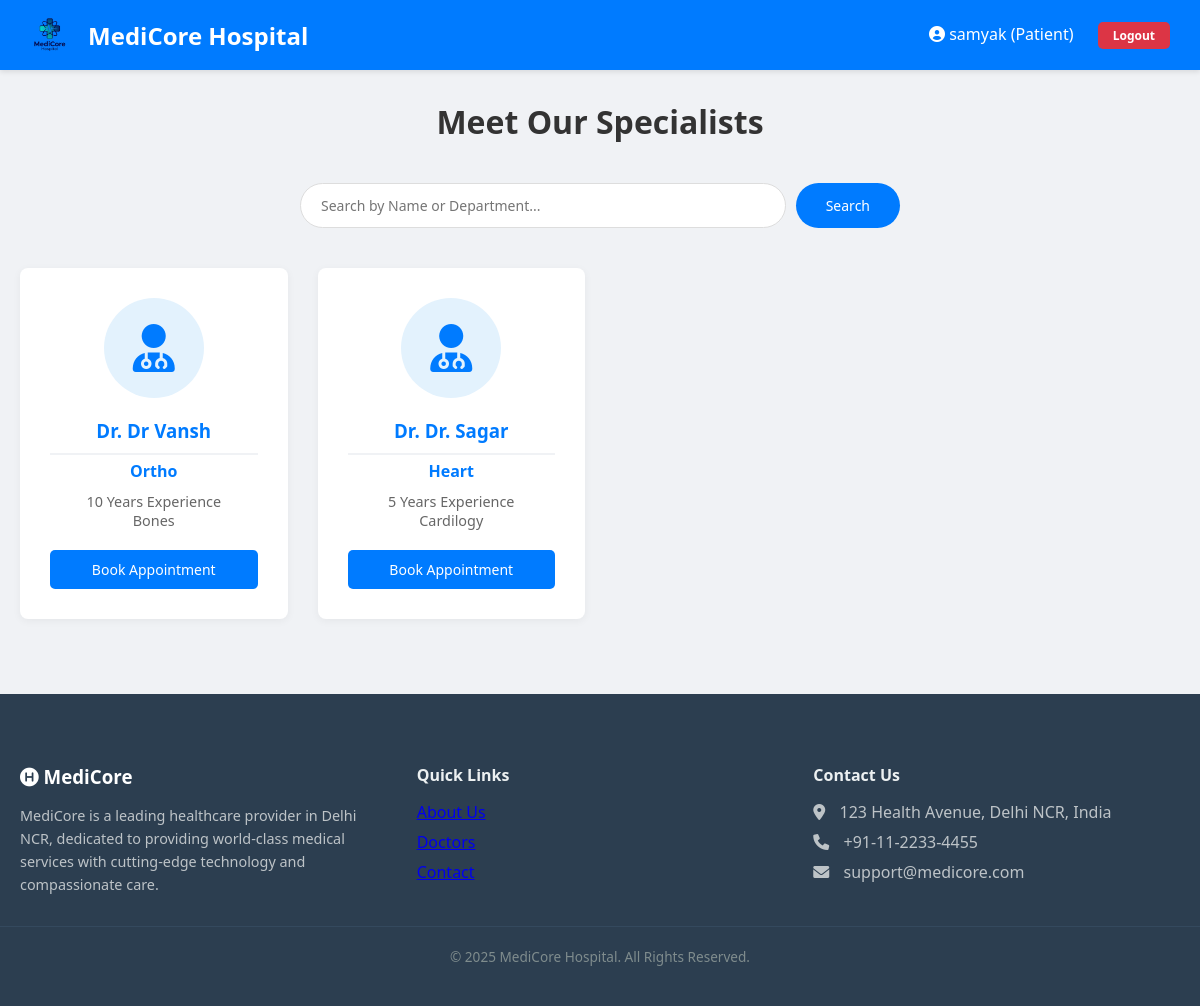
The page /doctors (signed in) on the database its author committed.
### models.py (models this page shows)
class User(UserMixin, db.Model):
    __tablename__ = 'users'
    id = db.Column(db.Integer, primary_key=True)
    username = db.Column(db.String(80), unique=True, nullable=False)
    email = db.Column(db.String(120), unique=True, nullable=False)
    password = db.Column(db.String(200), nullable=False)
    role = db.Column(db.String(50), nullable=False) # 'admin', 'doctor', 'patient'
    doctor_profile = db.relationship('DoctorDetail', back_populates='user', uselist=False)
    appointments = db.relationship('Appointment', foreign_keys='Appointment.patient_id', back_populates='patient')

class DoctorDetail(db.Model):
    __tablename__ = 'doctor_details'
    id = db.Column(db.Integer, primary_key=True)
    user_id = db.Column(db.Integer, db.ForeignKey('users.id'), nullable=False)
    department = db.Column(db.String(100), nullable=False)
    specialization = db.Column(db.String(100)) # From diagram
    experience = db.Column(db.Integer)         # From diagram
    user = db.relationship('User', back_populates='doctor_profile')
    availabilities = db.relationship('Availability', back_populates='doctor')

### app.py (the view)
@app.route('/doctors')
def doctors():
    all_doctors = User.query.filter_by(role='doctor').all()
    return render_template('doctors.html', doctors=all_doctors)

### templates/doctors.html
{% extends "base.html" %}
{% block content %}
<h2 style="text-align: center; margin-bottom: 40px; font-size: 2rem;">Meet Our Specialists</h2>
<div style="max-width: 600px; margin: 0 auto 40px; display: flex; gap: 10px;">
    <input type="text" placeholder="Search by Name or Department..."
        style="padding: 12px; border-radius: 50px; border: 1px solid #ddd; width: 100%; padding-left: 20px;">
    <button class="btn btn-primary" style="border-radius: 50px; padding: 0 30px;">Search</button>
</div>
<div style="display: grid; grid-template-columns: repeat(auto-fill, minmax(250px, 1fr)); gap: 30px;">
    {% for doc in doctors %}
    <div class="card" style="text-align: center; padding: 30px; transition: transform 0.3s;">
        <div
            style="width: 100px; height: 100px; background: #e3f2fd; border-radius: 50%; margin: 0 auto 20px; display: flex; align-items: center; justify-content: center;">
            <i class="fas fa-user-md fa-3x" style="color: #007bff;"></i>
        </div>
        <h3 style="margin-bottom: 5px;">Dr. {{ doc.username }}</h3>
        <p style="color: #007bff; font-weight: 600; margin-bottom: 10px;">{{ doc.doctor_profile.department }}</p>
        <p style="font-size: 0.9rem; color: #666; margin-bottom: 20px;">
            {{ doc.doctor_profile.experience }} Years Experience <br>
            {{ doc.doctor_profile.specialization }}
        </p>
        {% if session.user_id %}
        <a href="{{ url_for('patient_dashboard') }}" class="btn btn-primary" style="width: 100%;">Book Appointment</a>
        {% else %}
        <a href="{{ url_for('login') }}" class="btn btn-outline" style="width: 100%;">Login to Book</a>
        {% endif %}
    </div>
    {% else %}
    <p style="text-align: center; grid-column: 1/-1;">No doctors found. Please check back later.</p>
    {% endfor %}
</div>
{% endblock %}

### static/css/style.css (style rules this page uses)
* { margin: 0; padding: 0; box-sizing: border-box; font-family: 'Segoe UI', Tahoma, Geneva, Verdana, sans-serif; }
body { background-color: #f0f2f5; color: #333; }
.card { background: white; border-radius: 8px; padding: 25px; margin-bottom: 25px; box-shadow: 0 2px 8px rgba(0, 0, 0, 0.05); }
.card h3 { border-bottom: 2px solid #f0f2f5; padding-bottom: 10px; margin-bottom: 20px; color: #007bff; }
input, select, textarea { width: 100%; padding: 10px; border: 1px solid #ddd; border-radius: 5px; font-size: 14px; transition: border 0.3s; }
.btn { display: inline-block; padding: 10px 20px; background-color: #007bff; color: white; border: none; border-radius: 5px; cursor: pointer; text-decoration: none; font-size: 14px; transition: background 0.2s; }

### rows shown on the page
User: username "Dr Vansh", doctor_profile.department "Ortho", doctor_profile.experience "10", doctor_profile.specialization "Bones"
User: username "Dr. Sagar", doctor_profile.department "Heart", doctor_profile.experience "5", doctor_profile.specialization "Cardilogy"

### other values the page prints
{{ session.username }} "samyak"
{{ session.role|capitalize }} "Patient"
